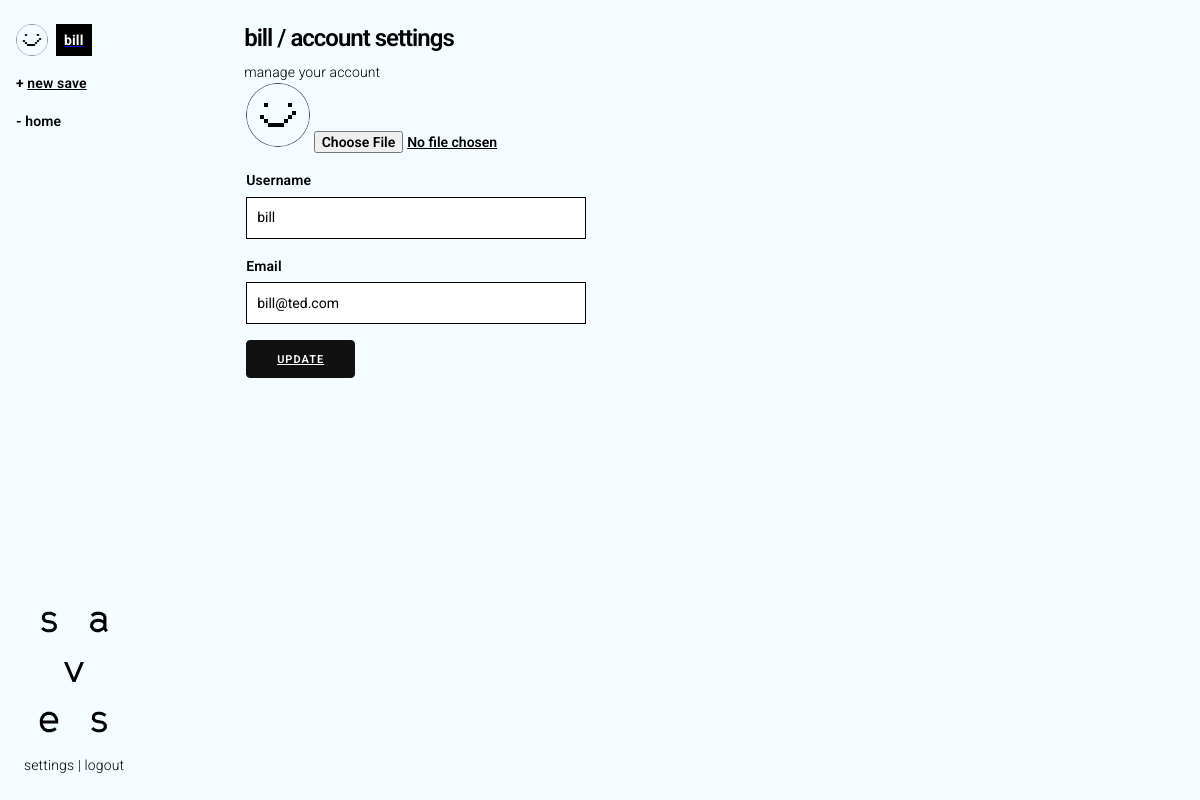
Before: /account (signed in) with the older database file.
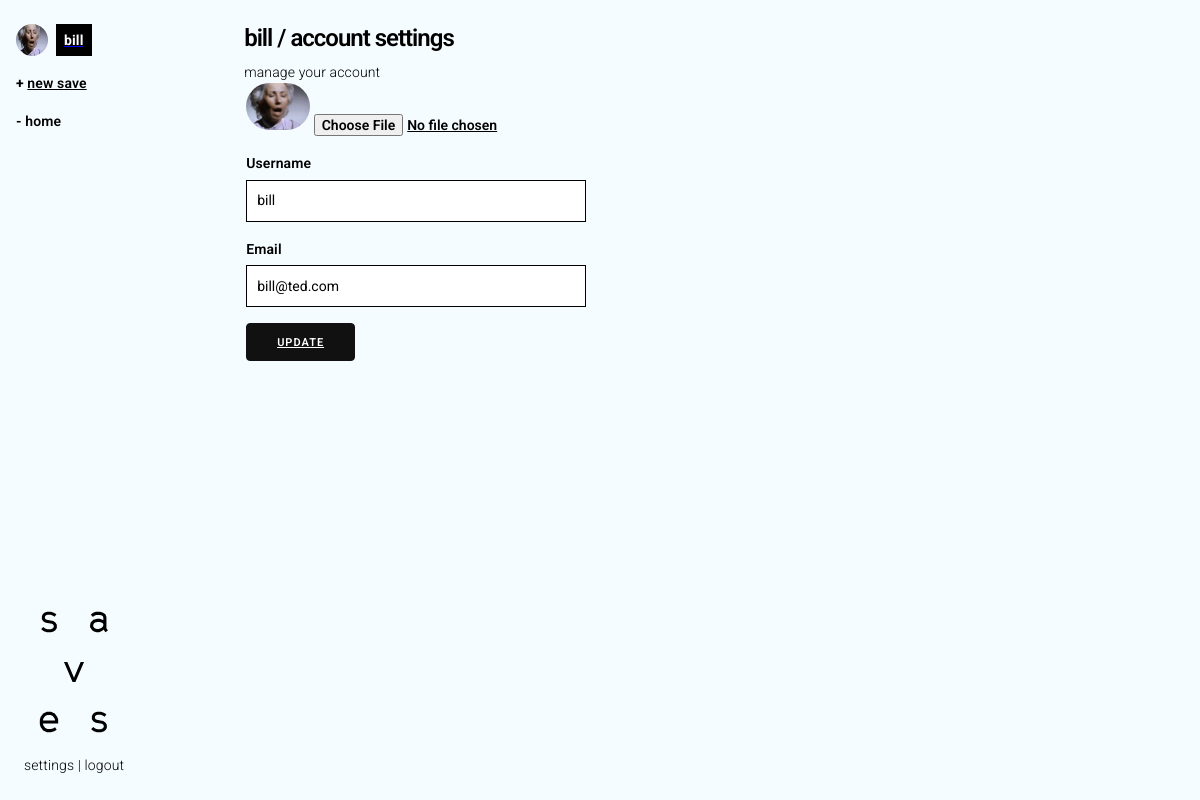
After: the same page with the newer database file.
### sssaves_app/models.py (models this page shows)
class User(db.Model, UserMixin):
	id = db.Column(db.Integer, primary_key=True)
	username = db.Column(db.String(20), unique=True, nullable=False)
	email = db.Column(db.String(120), unique=True, nullable=False)
	pfp = db.Column(db.String(20), nullable=False, default='default.png')
	password = db.Column(db.String(60), nullable=False)
	posts = db.relationship('Post', backref='author', lazy=True)
	def __repr__(self):
		return f"User('{self.id}, {self.username}', '{self.email}', '{self.pfp}')"

### sssaves_app/routes.py (the view)
@app.route("/account", methods=['GET', 'POST'])
@login_required
def account():
	form = UpdateAccountForm()
	if form.validate_on_submit():
		if form.new_pfp.data:
			pfp_file = save_pfp(form.new_pfp.data)
			current_user.pfp = pfp_file
		current_user.username = form.username.data
		current_user.email = form.email.data
		db.session.commit()
		flash('Your account information has been updated.', category='success')
		return redirect(url_for('account'))
	elif request.method == 'GET':
		form.username.data = current_user.username
		form.email.data = current_user.email
	pfp = url_for('static', filename='pfp/' + current_user.pfp)
	return render_template('account.html', title='my account', pfp=pfp, form=form)

### sssaves_app/forms.py (shortened to what this page needs)
class UpdateAccountForm(FlaskForm):
	username = StringField('Username',
		validators=[DataRequired(), Length(min=2, max=20)])
	email = StringField('Email',
		validators=[DataRequired(), Email()])
	new_pfp = FileField('Update profile picture',
		validators = [FileAllowed(['jpg', 'png', 'gif'])])
	submit = SubmitField('Update')

### sssaves_app/models.py (called while the page is built)
@login_manager.user_loader
def load_user(user_id):
	return User.query.get(int(user_id))

### sssaves_app/templates/account.html (shortened to what this page needs)
{% extends "layout.html" %}
{% block content %}
	<header class="row header__content level">
		<div class="column">
			<h1>{{ current_user.username }} / account settings</h1>
			<p>manage your account</p>
		</div>
	</header>
	<div class="row">
		<div class="column narrow">
			<form method="POST" action="" enctype="multipart/form-data" novalidate>
				<fieldset>
					<div>
						<img src="{{ pfp }}" class="pfp pfp__account" alt="{{ current_user }}'s profile picture">
						{{ form.new_pfp(class="link link__primary") }}
					</div>
					<label for="username">{{ form.username.label(class="form__label ") }}</label>
					{% if form.username.errors %}
						{{ form.username(class="form__invalid") }}
						<div class="feedback__error">
							{% for error in form.username.errors %}
								<span>{{ error }}</span>
							{% endfor %}
						</div>
					{% else %}
						{{ form.username(class="form__input") }}
					{% endif %}
					<label for="email">
						{{ form.email.label(class="form__label") }}
					</label>
					{% if form.email.errors %}
						{{ form.email(class="form__input form__invalid") }}
						<div class="feedback__error">
							{% for error in form.email.errors %}
								<span>{{ error }}</span>
							{% endfor %}
						</div>
					{% else %}
						{{ form.email(class="form__input") }}
					{% endif %}
					{{ form.submit(class="link link__primary") }}
				</fieldset>
			</form>
		</div>
	</div>
{% endblock content %}

### sssaves_app/templates/layout.html (shortened to what this page needs)
<!DOCTYPE html>
<html>
	<head>
		<link rel="stylesheet" href="https://cdnjs.cloudflare.com/ajax/libs/normalize/8.0.1/normalize.css">
		<link rel="stylesheet" href="{{ url_for('static', filename='css/styles.css') }}">
	</head>
	<body>
		<div class="container outer__main">
			<div class="row inner__main">
				<div class="sidebar__main">
					<div class="nav-wrapper">
						<nav class="nav">
							<ul>
								<li>
									{% if current_user.is_authenticated %}
										<a href="{{ url_for('profile') }}" class="pfp__lockup v-align">
											<img src="{{ pfp }}" class="pfp pfp__sidebar" alt="{{ current_user }}">
											<span><strong class="link link__username">{{ current_user.username }}</strong></span>
										</a>
									{% else %}
										<a class="link link__primary" href="{{ url_for('login') }}">Login</a> or <a class="link link__primary" href="{{ url_for('register') }}">register</a> to start saving shit you've found.
									{% endif %}
								</li>
								<li><strong>+</strong> <a href="{{ url_for('new_save') }}" class="link link__primary">new save</a></li>
								<li><strong>-</strong> <a href="{{ url_for('home') }}" class="link link__active">home</a></li>
							</ul>
						</nav>
					</div>
					<div class="row">
						<div class="column narrow">
							<a href="/home" class="logo"><img src="{{ url_for('static', filename='img/logo.svg') }}" alt="saves" /></a>
							<a href="{{ url_for('account') }}" class="link">settings</a> | <a href="{{ url_for('logout') }}" class="link">logout</a>
						</div>
					</div>
				</div>
				<div class="column content__main">
					{% block content %}{% endblock %}
				</div>
			</div>
		</body>
	</html>

### sssaves_app/static/css/styles.css (style rules this page uses)
.button, button, dd, dt, li { margin-bottom: 16px; }
fieldset, input, select, textarea { margin-bottom: 16px; }
blockquote, dl, figure, form, ol, p, pre, table, ul { margin-bottom: 24px; }
*, *:after, *:before { box-sizing: inherit; }
html { box-sizing: border-box; font-size: 62.5%; height: 100%; }
body { background: #F5FCFF; color: #000000; font-family: 'Roboto', 'Helvetica Neue', 'Helvetica', 'Arial', sans-serif; font-size: 1.4em; font-weight: 300; letter-spacing: .01em; line-height: 1.6; height: 100%; }
.outer__main, .inner__main, .auth__container { height: 100%; min-height: 100%; }
.sidebar__main, .content__main { padding-top: 24px !important; padding-bottom: 24px !important; min-height: 100%; }
.sidebar__main { display: flex; flex-direction: column; width: 260px; justify-content: space-between; }
.nav > ul { margin: 0; }
.header__content { justify-content: space-between; }
.button, button, input[type='button'], input[type='reset'], input[type='submit'] { background-color: #111111; border: 0.1rem solid #111111; border-radius: .4rem; color: #FFFFFF; cursor: pointer; display: inline-block; font-size: 1.1rem; font-weight: 700; height: 3.8rem; letter-spacing: .1rem; line-height: 3.8rem; padding: 0 3.0rem; text-align: center; text-decoration: none; text-transform: uppercase; white-space: nowrap; }
input[type='color'], input[type='date'], input[type='datetime'], input[type='datetime-local'], input[type='email'], input[type='month'], input[type='number'], input[type='password'], input[type='search'], input[type='tel'], input[type='text'], input[type='url'], input[type='week'], input:not([type]), textarea, select { -webkit-appearance: none; background-color: #FFFFFF; border: 0.1rem solid #000000; box-shadow: none; box-sizing: inherit; height: 4.2rem; padding: .6rem 1.0rem .7rem; width: 100%; }
label, legend { display: block; font-size: 1em; font-weight: 600; margin-bottom: .5rem; }
fieldset { border-width: 0; padding: 0; }
.container { margin: 0 auto; max-width: 1800px; padding: 0 16px; position: relative; width: 100%; }
.row { display: flex; flex-direction: column; padding: 0; width: 100%; }
.row .column { display: block; flex: 1 1 auto; margin-left: 0; max-width: 100%; width: 100%; }
.row .column.narrow { flex: none; width: unset; }
@media (min-width: 40rem) { .row { flex-direction: row; } }
@media (min-width: 40rem) { .row .column { margin-bottom: inherit; padding: 0 8px; } }
.link { color: #000000; text-decoration: none; }
.link.link__username { padding: 8px; background: #000000; color: #FFFFFF; }
.link.link__primary { font-weight: 600; text-decoration: underline; }
.link.link__active { font-weight: 600; }
dl, ol, ul { list-style: none; margin-top: 0; padding-left: 0; }
ul { list-style: none; }
b, strong { font-weight: bold; }
p { margin-top: 0; }
h1, h2, h3, h4, h5, h6 { font-weight: 600; letter-spacing: -.1rem; margin-bottom: 2.0rem; margin-top: 0; }
h1 { font-size: 2.4rem; line-height: 1.2; }
img { max-width: 100%; }
.level { align-items: center; justify-content: space-between; }
.v-align { align-items: center; }
.header__content { justify-content: center; }
.header__content h1, .header__content p:first-child { margin-bottom: 8px; }
.header__content p:last-child { margin-bottom: 0; }
.logo { width: 100%; display: block; }
.logo img { width: 100%; }
.pfp { border-radius: 10em; }
.pfp.pfp__account { width: 64px; }
.pfp.pfp__sidebar { width: 32px; height: 32px; }
.pfp__lockup { display: flex; align-content: center; }
.pfp__lockup img { margin-right: 8px; }

Changed rows visible on the page:
changed User "bill": id+username+email: picture added in place of a placeholder
